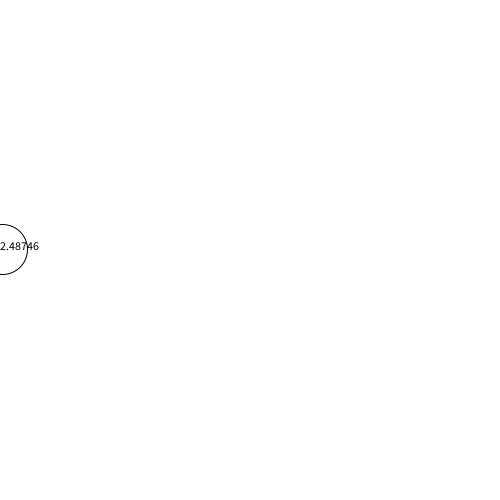
Frame 1 (no input)
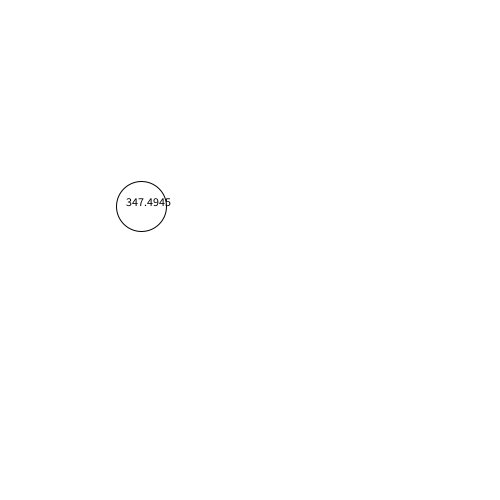
Frame 60 (the mouse pressed at the canvas centre just before this capture)
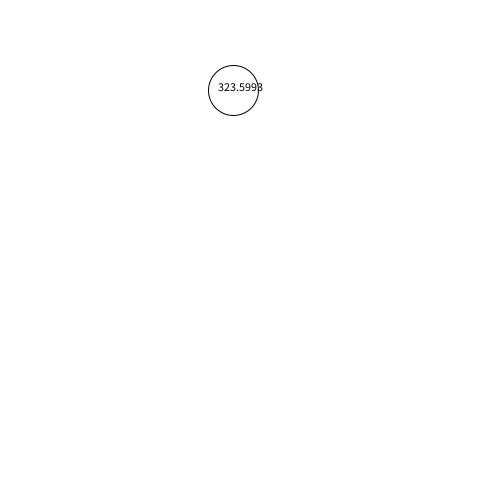
Frame 120 (the mouse held since frame 60 and released just before this capture)

The Processing sketch that drew these frames (run headless with seeded random() and noise(); from frame 60 on, the mouse is pressed at the canvas centre):

// Processing sketch: QUESTION1_miscReview
// ── QUESTION1_miscReview.pde
float xPos, yPos; 
float theta;

void setup(){
  size(500, 500); 
  
}

void draw(){
  background(255); 
  
  theta+=.01; 
  
  
  xPos = sin(theta)*width/2; 
  yPos = cos(theta)*height/2; 
  
  fill(255); 
  ellipse(xPos, yPos, 50, 50); 
  fill(0); 
  text(str(addition(xPos, yPos)), xPos-15, yPos);     
}

float addition(float a, float b){
  float sum = a + b; 
  return(sum);
}
